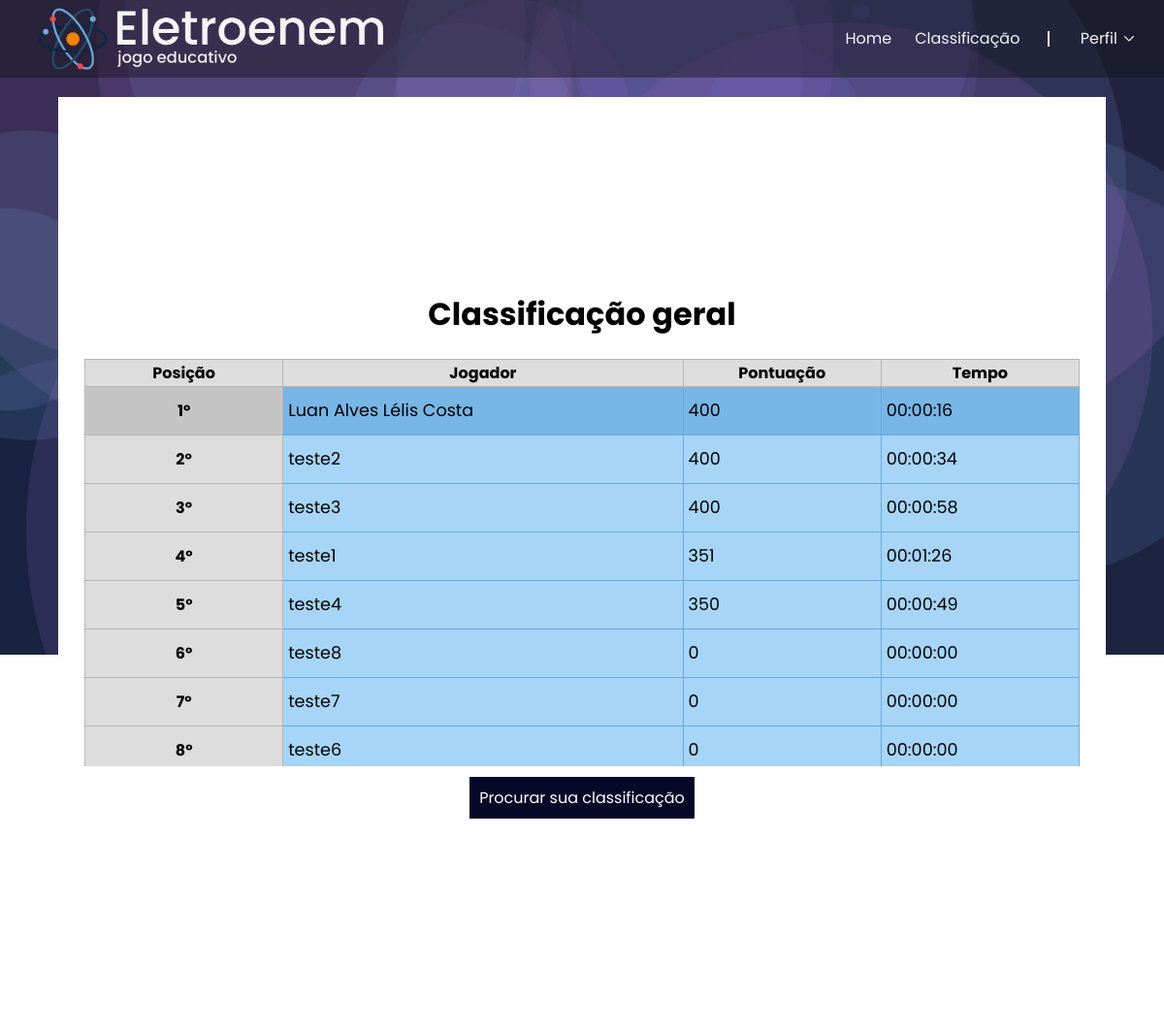
The page /_sites/classificacao.php (signed in) on the database its author committed.
### tables this page shows
CREATE TABLE `user` (
  `id` int(11) NOT NULL,
  `username` varchar(100) NOT NULL,
  `email` varchar(200) NOT NULL,
  `verified` tinyint(4) NOT NULL,
  `token` varchar(100) NOT NULL,
  `password` varchar(100) NOT NULL,
  `pontuacao` float NOT NULL,
  `tempo` time NOT NULL
);

### _sites/classificacao.php (the view, shortened to what this page needs)
<?php require_once '../_php/authController.php'; ?>
<!DOCTYPE html>
<html>
<head>
    <link rel="stylesheet" href="../_css/style.css">
</head>
<body class="body-classificacao">
    <header class="index-header">
        <div class="index-header">
        <img src="../_img/logotipo.png" alt="">
        <nav role="navigation" class="index-header">
            <ul class="index-header"><li><a href="../index.php">Home</a></li><li><a href="#">Classificação</a></li><li role="separator" class="navbar-highlight-white"></li>
            <li>
            <?php if (isset($_SESSION['id'])) { ?>
                <div class="dropdown">
                <button onclick="myFunction()" class="profile-button dropbtn"><div><span class="dropbtn" id="span-user">Perfil</span></div></button>
                </div>
            <?php } else { ?>
                <a id="cadastro" href="../_sites/cadastro.php">Inscrever-se</a></li><li><a href="../_sites/login.php">Entrar</a>
            <?php } ?></li>
            </ul>
        </nav>
        </div>
    </header>
    <div class="classificacao-section">
        <h1>Classificação geral</h1>
        <div class="table-clasificacao geral">
            <table class="table-clasificacao geral">
                <tr>
                    <th class="td1">Posição</th>
                    <th class="td1">Jogador</th>
                    <th class="td1">Pontuação</th>
                    <th class="td1">Tempo</th>
                </tr>
                <?php
                    $sql = "SELECT id, username, pontuacao, tempo FROM user ORDER BY pontuacao desc, tempo asc";
                    $result = mysqli_query($conexao, $sql);
                    $num = 1;
                    if (mysqli_num_rows($result) > 0) {
                        while($row = mysqli_fetch_assoc($result)) {
                            if (isset($_SESSION['id'])) {
                                if ($row['id']==$_SESSION['id']) {
                                    $player=$num;
                                    echo '<tr id="tr'.$player.'">
                                    <th class="td1 thUser">'.$num.'º</th>
                                    <td class="td2 tdUser">'.$row['username'].'</td>
                                    <td class="td2 tdUser">'.$row['pontuacao'].'</td>
                                    <td class="td2 tdUser">'.$row['tempo'].'</td>
                                    </tr>';
                                } else {
                                    echo '<tr>
                                    <th class="td1">'.$num.'º</th>
                                    <td class="td2">'.$row['username'].'</td>
                                    <td class="td2">'.$row['pontuacao'].'</td>
                                    <td class="td2">'.$row['tempo'].'</td>
                                    </tr>';
                                }
                            }
                            $num++;
                        }
                    }
                ?>
            </table>
        </div>
        <div class="search-player">
            <a href="#tr<?php echo $player;?>">Procurar sua classificação</a>
        </div>
    </div>
</body>
</html>

### _css/style.css (style rules this page uses)
* { font-family: 'Poppins', sans-serif; box-sizing: border-box; }
body { margin: 0 auto; background-color: #f9f9f9; }
table { border-collapse: collapse; }
a { text-decoration: none; cursor: pointer; }
button { outline: none !important; border: none; background: transparent; }
header.index-header, header.game-header { top: 0; left: 0; right: 0; z-index: 1; }
header.index-header { background-color: rgba(20, 20, 25, 0.45); position: absolute; }
div.index-header, div.game-header { margin: 0 auto; padding: 0 15px; display: flex; position: absolute; top: 0; left: 0; right: 0; }
nav.index-header, nav.game-header { display: inline-flex; }
ul.index-header, ul.game-header { list-style: none; padding: 0; margin: 0; overflow-y: hidden; }
ul.index-header li, ul.game-header li { display: inline-block; font-size: 16px; line-height: inherit; letter-spacing: 0; overflow-x: hidden; }
ul.index-header li a:not(.dropdown-link), ul.game-header li a, ul.game-header li div { display: block; font-size: 16px; line-height: 1.5; color: #F5F5F5; transition: color 0.2s; }
.profile-button { background-color: rgba(29, 29, 29, 0); border: none; cursor: pointer; align-items: center; display: flex; text-transform: none; color: #F5F5F5; }
.profile-button div { display: inline-block; margin: auto 0; }
.profile-button div span { display: inline-block; font-size: 16px; margin-left: 10px; }
.profile-button div svg { display: inline-block; fill: currentColor; width: 12px; height: 12px; overflow: hidden; margin-left: 6px; }
.body-classificacao { background: url('../_img/bg5.png') fixed no-repeat; width: 100%; }
div.table-clasificacao { max-height: 59vh; overflow-y: auto; }
table.table-resultado, table.table-clasificacao { width: 100%; }
.table-resultado td, .table-clasificacao td { height: 50px; font-size: 1.1rem; padding: 5px; }
.table-clasificacao td { min-width: 33%; }
.table-clasificacao th { min-width: 100px; }
.table-resultado .td1, .table-clasificacao .td1 { background: #DDD; border: 1px solid #b6b6b6; }
.table-resultado .td2, .table-clasificacao .td2 { background: #a7d5f8; border: 1px solid #69aadb; }
.table-clasificacao .tdUser { background: #78b6e6; }
.table-clasificacao .thUser { background: #c5c5c5; }
.link-game a, .search-player a { padding: 10px; background: #070727; color: #fff; }
.classificacao-section { background-color: #fff; transform: translateX(-50%); position: relative; left: 50%; width: 90vw; min-height: 83vh; padding-bottom: 2px; margin-bottom: 10px; display: flex; align-items: center; justify-content: center; flex-direction: column; }
.search-player { margin-top: 20px; margin-bottom: 20px; }
div.geral { display: flex; align-content: center; max-height: 420px; }
@media (min-width: 1025px) { header.index-header, header.game-header { height: 80px; } }
@media (min-width: 1025px) { div.index-header, div.game-header { height: 80px; max-width: 1170px; -webkit-box-pack: justify; justify-content: space-between; -webkit-box-direction: normal; } }
@media (min-width: 1025px) { header.index-header img, header.game-header img { max-height: 78px; margin-top: 1px; } }
@media (min-width: 1025px) { .navbar-highlight-white { background: currentColor; margin: 32px 17px; height: 16px; width: 2px; color: #F5F5F5; } }
@media (min-width: 1025px) { ul.index-header li a:not(.dropdown-link), ul.game-header li a, ul.game-header li div { padding: 28px 12px; } }
@media (min-width: 1025px) { .profile-button { padding: 20px 0; } }
@media (min-width: 1025px) { .profile-button div { height: 33px; } }
@media (min-width: 1025px) { .body-classificacao { background-size: 100%; } }
@media (min-width: 1025px) { .resultado-section, .classificacao-section { margin-top: 100px; } }
@media (min-width: 1025px) { div.table-resultado, div.table-clasificacao { width: 45%; } }
@media (min-width: 1025px) { div.geral { width: 95%; } }

### rows shown on the page
user: username "Luan Alves Lélis Costa", pontuacao "400", tempo "00:00:16"
user: username "teste2", pontuacao "400", tempo "00:00:34"
user: username "teste3", pontuacao "400", tempo "00:00:58"
user: username "teste1", pontuacao "351", tempo "00:01:26"
user: username "teste4", pontuacao "350", tempo "00:00:49"
user: username "teste8", pontuacao "0", tempo "00:00:00"
user: username "teste7", pontuacao "0", tempo "00:00:00"
user: username "teste6", pontuacao "0", tempo "00:00:00"
